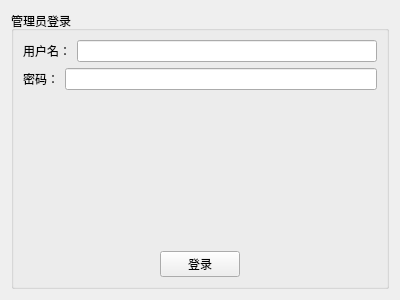
<?xml version="1.0" encoding="UTF-8"?>
<ui version="4.0">
 <class>Form</class>
 <widget class="QWidget" name="Form">
  <property name="geometry">
   <rect>
    <x>0</x>
    <y>0</y>
    <width>400</width>
    <height>300</height>
   </rect>
  </property>
  <property name="windowTitle">
   <string>Form</string>
  </property>
  <layout class="QVBoxLayout" name="verticalLayout">
   <item>
    <widget class="QGroupBox" name="loginGroup">
     <property name="title">
      <string>管理员登录</string>
     </property>
     <layout class="QVBoxLayout" name="verticalLayout_2">
      <item>
       <layout class="QHBoxLayout" name="horizontalLayout">
        <item>
         <widget class="QLabel" name="label">
          <property name="text">
           <string>用户名：</string>
          </property>
         </widget>
        </item>
        <item>
         <widget class="QLineEdit" name="adminNameEdit">
          <property name="maximumSize">
           <size>
            <width>1087</width>
            <height>16777215</height>
           </size>
          </property>
         </widget>
        </item>
       </layout>
      </item>
      <item>
       <layout class="QHBoxLayout" name="horizontalLayout_2">
        <item>
         <widget class="QLabel" name="label_2">
          <property name="text">
           <string>密码：</string>
          </property>
         </widget>
        </item>
        <item>
         <widget class="QLineEdit" name="passwordEdit">
          <property name="echoMode">
           <enum>QLineEdit::EchoMode::Password</enum>
          </property>
         </widget>
        </item>
       </layout>
      </item>
      <item alignment="Qt::AlignmentFlag::AlignHCenter|Qt::AlignmentFlag::AlignBottom">
       <widget class="QPushButton" name="loginBtn">
        <property name="text">
         <string>登录</string>
        </property>
       </widget>
      </item>
     </layout>
    </widget>
   </item>
  </layout>
 </widget>
 <resources/>
 <connections/>
</ui>
